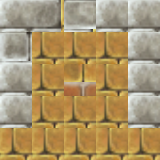

This is a level from a 2D game, rendered from its Tiled map with the project's own tilesets. A one-line summary and the complete map file follow:
An orthogonal 5x5 tile map with 32x32 px tiles, 1 tile layer (Terrain).

<map version="1.4" tiledversion="1.4.2" orientation="orthogonal" renderorder="right-down" width="5" height="5" tilewidth="32" tileheight="32" infinite="0" nextlayerid="2" nextobjectid="1">
 <editorsettings>
  <export target="Assets/Terrain.json" format="json" />
 </editorsettings>
 <tileset firstgid="1" source="Assets/Tiled/terrain.tsx" />
 <layer id="1" name="Terrain" width="5" height="5">
  <data encoding="csv">
33,34,18,33,33,
17,37,37,37,33,
33,37,119,37,33,
33,37,37,37,33,
35,35,35,35,35
</data>
 </layer>
</map>